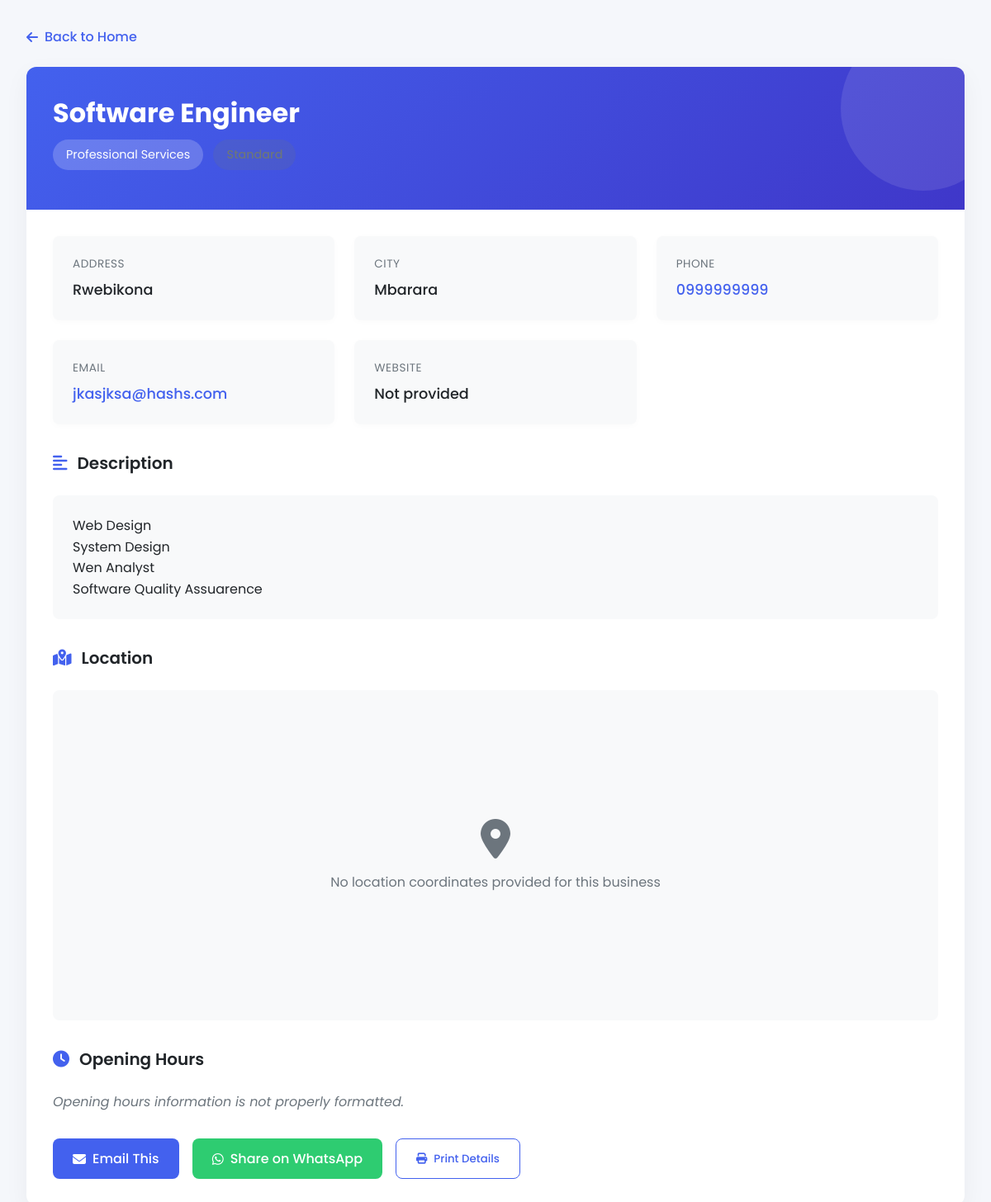
The app's page /business/view-business.php?id=10 (signed in) with its own data.
### tables this page shows
CREATE TABLE IF NOT EXISTS `businesses` (
  `id` int NOT NULL AUTO_INCREMENT,
  `name` varchar(255) NOT NULL,
  `description` text,
  `category_id` int NOT NULL,
  `address` text NOT NULL,
  `city` varchar(100) NOT NULL,
  `phone` varchar(20) NOT NULL,
  `email` varchar(191) DEFAULT NULL,
  `website` varchar(255) DEFAULT NULL,
  `latitude` decimal(10,8) DEFAULT NULL,
  `longitude` decimal(11,8) DEFAULT NULL,
  `opening_hours` text,
  `rating` decimal(2,1) DEFAULT '0.0',
  `review_count` int DEFAULT '0',
  `featured` tinyint(1) DEFAULT '0',
  `created_at` timestamp NULL DEFAULT CURRENT_TIMESTAMP,
  `updated_at` timestamp NULL DEFAULT CURRENT_TIMESTAMP ON UPDATE CURRENT_TIMESTAMP,
  `owner_id` int DEFAULT NULL,
  PRIMARY KEY (`id`),
  KEY `category_id` (`category_id`),
  KEY `owner_id` (`owner_id`)
);

CREATE TABLE IF NOT EXISTS `categories` (
  `id` int NOT NULL AUTO_INCREMENT,
  `name` varchar(100) NOT NULL,
  `slug` varchar(100) NOT NULL,
  `icon` varchar(50) DEFAULT NULL,
  PRIMARY KEY (`id`),
  UNIQUE KEY `slug` (`slug`)
);

### business/view-business.php (the view, shortened to what this page needs)
<?php
$businessId = $_GET['id'];
require_once __DIR__ . '/../includes/db.php';
try {
    $businessStmt = $pdo->prepare("
        SELECT b.*, c.name as category_name
        FROM businesses b
        LEFT JOIN categories c ON b.category_id = c.id
        WHERE b.id = ?
    ");
    $businessStmt->execute([$businessId]);
    $business = $businessStmt->fetch();
} catch (PDOException $e) {
    die("Database error: " . $e->getMessage());
}
$shareContent = urlencode("Check out " . $business['name'] . " at " . $business['address'] . ", " . $business['city'] . "\n\n" .
                 ($business['description'] ? substr(strip_tags($business['description']), 0, 100) . "..." : ""));
$shareUrl = urlencode("http://" . $_SERVER['HTTP_HOST'] . $_SERVER['REQUEST_URI']);
?>
<!DOCTYPE html>
<html lang="en">
<head>
    <link rel="stylesheet" href="https://cdnjs.cloudflare.com/ajax/libs/font-awesome/6.4.0/css/all.min.css">
</head>
<body>
    <div class="container">
        <a href="../index.php" class="back-link">
            <i class="fas fa-arrow-left"></i>
            Back to Home
        </a>
        <div class="business-card">
            <div class="business-header">
                <h1 class="business-title"><?= htmlspecialchars($business['name']) ?></h1>
                <span class="business-category"><?= htmlspecialchars($business['category_name'] ?? 'Uncategorized') ?></span>
                <span class="business-status <?= $business['featured'] ? 'status-featured' : 'status-standard' ?>">
                </span>
            </div>
            <div class="business-body">
                <div class="info-grid">
                    <div class="info-card">
                        <div class="info-label">Address</div>
                        <div class="info-value"><?= htmlspecialchars($business['address']) ?></div>
                    </div>
                    <div class="info-card">
                        <div class="info-label">City</div>
                        <div class="info-value"><?= htmlspecialchars($business['city']) ?></div>
                    </div>
                    <div class="info-card">
                        <div class="info-label">Phone</div>
                        <div class="info-value">
                            <a href="tel:<?= htmlspecialchars($business['phone']) ?>"><?= htmlspecialchars($business['phone']) ?></a>
                        </div>
                    </div>
                    <div class="info-card">
                        <div class="info-label">Email</div>
                        <div class="info-value">
                            <?php if ($business['email']): ?>
                                <a href="mailto:<?= htmlspecialchars($business['email']) ?>"><?= htmlspecialchars($business['email']) ?></a>
                            <?php else: ?>
                                Not provided
                            <?php endif; ?>
                        </div>
                    </div>
                    <div class="info-card">
                        <div class="info-label">Website</div>
                        <div class="info-value">
                            <?php if ($business['website']): ?>
                                <a href="<?= htmlspecialchars($business['website']) ?>" target="_blank"><?= htmlspecialchars($business['website']) ?></a>
                            <?php else: ?>
                                Not provided
                            <?php endif; ?>
                        </div>
                    </div>
                </div>
                <h2 class="section-title"><i class="fas fa-align-left"></i> Description</h2>
                <div class="description-card">
                    <?php if ($business['description']): ?>
                        <?= nl2br(htmlspecialchars($business['description'])) ?>
                    <?php else: ?>
                        <p style="color: var(--gray); font-style: italic;">No description provided for this business.</p>
                    <?php endif; ?>
                </div>
                <h2 class="section-title"><i class="fas fa-map-marked-alt"></i> Location</h2>
                <div class="map-container">
                    <?php if ($business['latitude'] && $business['longitude']): ?>
                        <iframe class="map-iframe"
                            src="https://www.openstreetmap.org/export/embed.html?bbox=<?= $business['longitude']-0.01 ?>%2C<?= $business['latitude']-0.01 ?>%2C<?= $business['longitude']+0.01 ?>%2C<?= $business['latitude']+0.01 ?>&amp;layer=mapnik&amp;marker=<?= $business['latitude'] ?>%2C<?= $business['longitude'] ?>"
                            title="<?= htmlspecialchars($business['name']) ?> Location">
                        </iframe>
                        <br/>
                        <small>
                            <a href="https://www.openstreetmap.org/?mlat=<?= $business['latitude'] ?>&amp;mlon=<?= $business['longitude'] ?>#map=16/<?= $business['latitude'] ?>/<?= $business['longitude'] ?>" target="_blank">
                                View Larger Map
                            </a>
                        </small>
                    <?php else: ?>
                        <div style="display: flex; flex-direction: column; align-items: center; justify-content: center; height: 100%;">
                            <i class="fas fa-map-marker-alt" style="font-size: 3rem; color: var(--gray); margin-bottom: 1rem;"></i>
                            <p style="color: var(--gray);">No location coordinates provided for this business</p>
                        </div>
                    <?php endif; ?>
                </div>
                <h2 class="section-title"><i class="fas fa-clock"></i> Opening Hours</h2>
                <?php if ($business['opening_hours']): ?>
                    <?php
                        $hours = json_decode($business['opening_hours'], true);
                        if ($hours && is_array($hours)):
                    ?>
                        <table class="hours-table">
                            <tbody>
                                <?php foreach ($hours as $day => $time): ?>
                                    <tr>
                                        <th><?= htmlspecialchars(ucfirst($day)) ?></th>
                                        <td><?= $time ? htmlspecialchars($time) : 'Closed' ?></td>
                                    </tr>
                                <?php endforeach; ?>
                            </tbody>
                        </table>
                    <?php else: ?>
                        <p style="color: var(--gray); font-style: italic;">Opening hours information is not properly formatted.</p>
                    <?php endif; ?>
                <?php else: ?>
                    <p style="color: var(--gray); font-style: italic;">No opening hours information provided.</p>
                <?php endif; ?>
                <div class="action-buttons">
                    <a href="mailto:?subject=Check%20out%20<?= urlencode($business['name']) ?>&body=<?= $shareContent ?>%0A%0A<?= $shareUrl ?>" class="btn btn-primary">
                        <i class="fas fa-envelope"></i> Email This
                    </a>
                    <a href="https://wa.me/?text=<?= $shareContent ?>%20<?= $shareUrl ?>" target="_blank" class="btn btn-success">
                        <i class="fab fa-whatsapp"></i> Share on WhatsApp
                    </a>
                    <button onclick="window.print()" class="btn btn-outline">
                        <i class="fas fa-print"></i> Print Details
                    </button>
                </div>
            </div>
        </div>
    </div>
</body>
</html>

### business/view-business.php (style rules this page uses)
:root { --primary: #4361ee; --primary-light: #e0e7ff; --secondary: #3f37c9; --accent: #4895ef; --light: #f8f9fa; --dark: #212529; --gray: #6c757d; --light-gray: #f1f3f5; --border-color: #e9ecef; --success: #2ecc71; --warning: #f39c12; --danger: #e74c3c; }
* { margin: 0; padding: 0; box-sizing: border-box; font-family: 'Poppins', sans-serif; }
body { background-color: #f5f7fb; color: var(--dark); min-height: 100vh; }
.container { max-width: 1200px; margin: 0 auto; padding: 2rem; }
.back-link { display: inline-flex; align-items: center; margin-bottom: 1.5rem; color: var(--primary); text-decoration: none; font-weight: 500; transition: all 0.2s; }
.back-link i { margin-right: 0.5rem; }
.business-card { background: white; border-radius: 12px; box-shadow: 0 10px 30px rgba(0, 0, 0, 0.05); overflow: hidden; margin-bottom: 2rem; }
.business-header { position: relative; padding: 2rem; background: linear-gradient(135deg, var(--primary), var(--secondary)); color: white; }
.business-header::before { content: ''; position: absolute; top: -50px; right: -50px; width: 200px; height: 200px; background: rgba(255, 255, 255, 0.1); border-radius: 50%; }
.business-title { font-size: 2rem; margin-bottom: 0.5rem; position: relative; z-index: 1; }
.business-category { display: inline-block; padding: 0.5rem 1rem; background: rgba(255, 255, 255, 0.2); border-radius: 50px; font-size: 0.9rem; margin-bottom: 1rem; position: relative; z-index: 1; }
.business-status { display: inline-block; padding: 0.5rem 1rem; border-radius: 50px; font-size: 0.9rem; font-weight: 500; margin-left: 0.5rem; position: relative; z-index: 1; }
.status-standard { background-color: rgba(108, 117, 125, 0.2); color: var(--gray); }
.business-body { padding: 2rem; }
.section-title { font-size: 1.25rem; font-weight: 600; margin-bottom: 1.5rem; color: var(--dark); display: flex; align-items: center; }
.section-title i { margin-right: 0.75rem; color: var(--primary); }
.info-grid { display: grid; grid-template-columns: repeat(auto-fill, minmax(300px, 1fr)); gap: 1.5rem; margin-bottom: 2rem; }
.info-card { background: var(--light); border-radius: 8px; padding: 1.5rem; box-shadow: 0 2px 10px rgba(0, 0, 0, 0.02); }
.info-label { font-size: 0.85rem; color: var(--gray); margin-bottom: 0.5rem; text-transform: uppercase; letter-spacing: 0.5px; }
.info-value { font-size: 1.1rem; font-weight: 500; }
.info-value a { color: var(--primary); text-decoration: none; transition: all 0.2s; }
.description-card { background: var(--light); border-radius: 8px; padding: 1.5rem; margin-bottom: 2rem; line-height: 1.6; }
.map-container { height: 400px; border-radius: 8px; overflow: hidden; margin-bottom: 2rem; background: var(--light); }
.action-buttons { display: flex; gap: 1rem; margin-top: 2rem; flex-wrap: wrap; }
.btn { padding: 0.75rem 1.5rem; border-radius: 8px; font-weight: 500; cursor: pointer; transition: all 0.3s; text-decoration: none; display: inline-flex; align-items: center; gap: 0.5rem; border: none; }
.btn-primary { background-color: var(--primary); color: white; }
.btn-success { background-color: var(--success); color: white; }
.btn-outline { background: transparent; color: var(--primary); border: 1px solid var(--primary); }

### records on screen
businesses: name "Software Engineer", category.name "Professional Services", address "Rwebikona", city "Mbarara", phone "0999999999", email "jkasjksa@hashs.com", description "Web Design System Design Wen Analyst Software Quality Assuarence"
